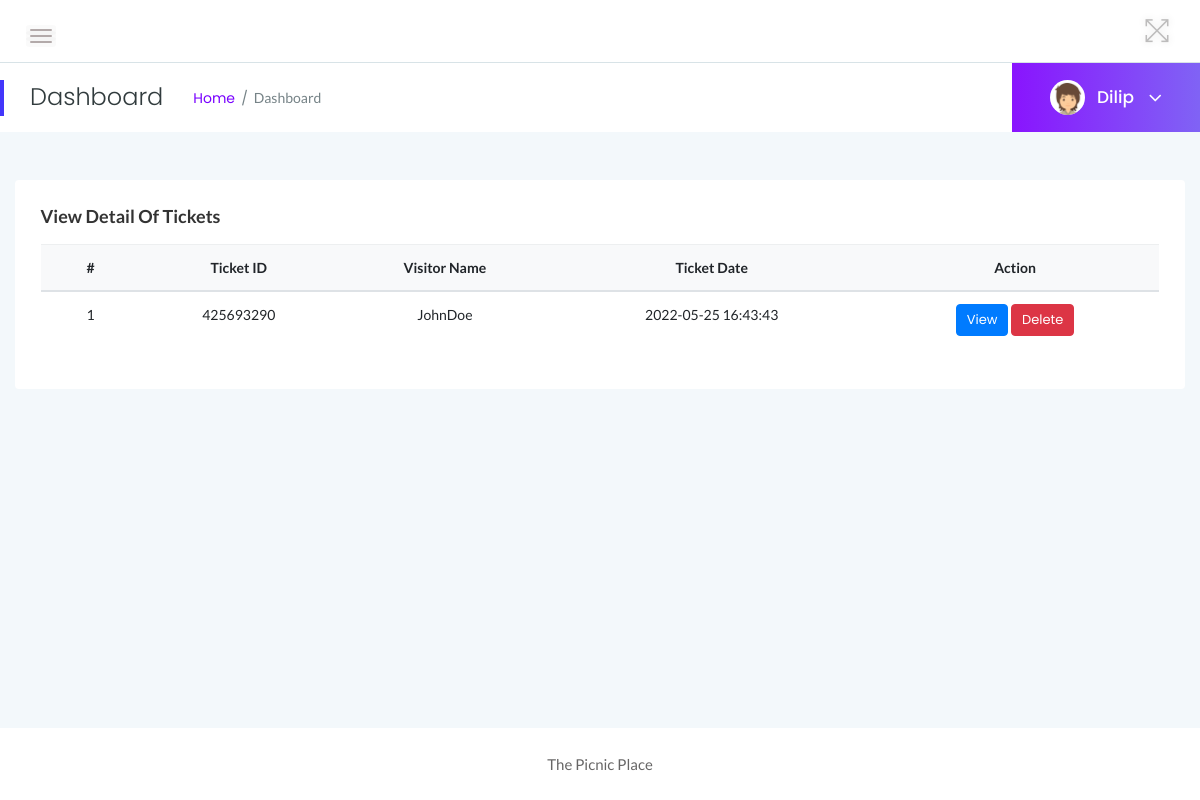
Page /admin/manage-foreigners-ticket.php (signed in) on the committed database.
### tables this page shows
CREATE TABLE `tblticforeigner` (
  `ID` int(10) NOT NULL,
  `TicketID` varchar(200) DEFAULT NULL,
  `visitorName` varchar(250) DEFAULT NULL,
  `NoAdult` int(10) DEFAULT NULL,
  `NoChildren` int(10) DEFAULT NULL,
  `AdultUnitprice` varchar(50) DEFAULT NULL,
  `ChildUnitprice` varchar(50) DEFAULT NULL,
  `PostingDate` timestamp NULL DEFAULT current_timestamp()
);

### admin/manage-foreigners-ticket.php (the view, shortened to what this page needs)
<?php
include('includes/dbconnection.php');
if (strlen($_SESSION['zmsaid']==0)) {
  header('location:logout.php');
  } else{
?>
<!doctype html>
<html class="no-js" lang="en">
<head>
    <link rel="stylesheet" href="assets/css/bootstrap.min.css">
    <link rel="stylesheet" href="assets/css/font-awesome.min.css">
    <link rel="stylesheet" href="assets/css/themify-icons.css">
    <link rel="stylesheet" href="assets/css/metisMenu.css">
    <link rel="stylesheet" href="assets/css/owl.carousel.min.css">
    <link rel="stylesheet" href="assets/css/slicknav.min.css">
    <link rel="stylesheet" href="https://www.amcharts.com/lib/3/plugins/export/export.css" type="text/css" media="all" />
    <link rel="stylesheet" type="text/css" href="https://cdn.datatables.net/1.10.19/css/jquery.dataTables.css">
    <link rel="stylesheet" type="text/css" href="https://cdn.datatables.net/1.10.18/css/dataTables.bootstrap4.min.css">
    <link rel="stylesheet" type="text/css" href="https://cdn.datatables.net/responsive/2.2.3/css/responsive.bootstrap.min.css">
    <link rel="stylesheet" type="text/css" href="https://cdn.datatables.net/responsive/2.2.3/css/responsive.jqueryui.min.css">
    <link rel="stylesheet" href="assets/css/typography.css">
    <link rel="stylesheet" href="assets/css/default-css.css">
    <link rel="stylesheet" href="assets/css/styles.css">
    <link rel="stylesheet" href="assets/css/responsive.css">
</head>
<body>
    <div class="page-container">
        <div class="main-content">
          <?php include_once('includes/header.php');?>
            <?php include_once('includes/pagetitle.php');?>
            <div class="main-content-inner">
                <div class="row">
                    <div class="col-12 mt-5">
                        <div class="card">
                            <div class="card-body">
                                <h4 class="header-title">View Detail of Tickets</h4>
                                <div class="data-tables">
                                    <table  class="table text-center">
                                        <thead class="bg-light text-capitalize">
                                            <tr>
                                                <th>#</th>
                                                <th>Ticket ID</th>
                                                <th>Visitor Name</th>
                                                <th>Ticket Date</th>
                                                <th>Action</th>
                                            </tr>
                                        </thead>
                                        <?php
$ret=mysqli_query($con,"select * from tblticforeigner order by ID desc");
$cnt=1;
while ($row=mysqli_fetch_array($ret)) {
?>
                                        <tbody>
          <tr>
            <td width="100"><?php echo $cnt;?></td>
                  <td><?php  echo $row['TicketID'];?></td>
                  <td><?php  echo $row['visitorName'];?></td>
                  <td ><?php  echo $row['PostingDate'];?></td>
                  <td><a href="view-foreigner-ticket.php?viewid=<?php echo $row['ID'];?>" class="btn btn-primary btn-xs">View</a>
                             <a href="manage-foreigners-ticket.php?id=<?php echo $row['ID']?>&del=delete" onClick="return confirm('Are you sure you want to delete?')" class="btn btn-danger btn-xs">Delete</a>
                </tr>
                <?php
$cnt=$cnt+1;
}?>
 </tbody>
                                    </table>
                                </div>
                            </div>
                        </div>
                    </div>
                </div>
            </div>
        </div>
        <?php include_once('includes/footer.php');?>
    </div>
</body>
</html>
<?php }  ?>

### admin/includes/pagetitle.php (shortened to what this page needs)
<?php
include('includes/dbconnection.php');
?>
<div class="page-title-area">
                <div class="row align-items-center">
                    <div class="col-sm-6">
                        <div class="breadcrumbs-area clearfix">
                            <h4 class="page-title pull-left">Dashboard</h4>
                            <ul class="breadcrumbs pull-left">
                                <li><a href="dashboard.php">Home</a></li>
                                <li><span>Dashboard</span></li>
                            </ul>
                        </div>
                    </div>
                    <div class="col-sm-6 clearfix">
                        <div class="user-profile pull-right">
                            <img class="avatar user-thumb" src="assets/images/author/avatar.png" alt="avatar">
                            <?php
$adid=$_SESSION['zmsaid'];
$ret=mysqli_query($con,"select AdminName from tbladmin where ID='$adid'");
$row=mysqli_fetch_array($ret);
$name=$row['AdminName'];
?>
                            <h4 class="user-name dropdown-toggle" data-toggle="dropdown"><?php echo $name; ?> <i class="fa fa-angle-down"></i></h4>
                        </div>
                    </div>
                </div>
            </div>

### admin/assets/css/styles.css (style rules this page uses)
.page-container { width: 100%; height: 100%; min-height: 100vh; padding-left: 280px; -webkit-transition: padding-left 0.3s ease 0s; transition: padding-left 0.3s ease 0s; }
.card { border: none; border-radius: 4px; background-color: #fff; -webkit-transition: all 0.3s ease 0s; transition: all 0.3s ease 0s; }
.card-body { padding: 25.6px; padding: 1.6rem; }
.main-content { width: 100%; background: #f3f8fb; }
.main-content-inner { padding: 0 30px 50px; }
.page-title-area { padding: 0 30px; background: #fff; position: relative; }
.page-title-area:before { content: ""; position: absolute; left: 0; top: 50%; width: 4px; height: 36px; background: var(--primary-color); -webkit-transform: translateY(-50%); transform: translateY(-50%); }
.page-title { font-size: 24px; font-weight: 300; color: #313b3d; letter-spacing: 0; margin-right: 30px; }
ul.breadcrumbs { margin-top: 4px; }
.breadcrumbs li { display: inline-block; }
.breadcrumbs li a, .breadcrumbs li span { display: block; font-size: 14px; font-weight: 400; color: #7801ff; letter-spacing: 0; margin-right: 16px; position: relative; }
.breadcrumbs li a:before { content: "/"; color: #768387; position: absolute; right: -13px; top: 0; }
.breadcrumbs li span { margin-right: 0; color: #768387; text-transform: capitalize; }
.user-profile { margin-right: -30px; display: -webkit-box; display: -ms-flexbox; display: flex; -webkit-box-align: center; -ms-flex-align: center; align-items: center; -ms-flex-wrap: wrap; flex-wrap: wrap; background: -webkit-linear-gradient(left, #8914fe 0%, #8063f5 100%); background: linear-gradient(to right, #8914fe 0%, #8063f5 100%); padding: 17px 38px; position: relative; }
.user-profile img.avatar { height: 35px; width: 35px; border-radius: 50%; margin-right: 12px; }
.user-name { font-size: 17px; font-weight: 500; color: #fff; letter-spacing: 0; cursor: pointer; -webkit-user-select: none; -moz-user-select: none; -ms-user-select: none; user-select: none; }
.user-name i { margin-left: 10px; font-size: 21px; vertical-align: middle; position: relative; }
.notification-area .dropdown-toggle, .user-name.dropdown-toggle { position: relative; }
.notification-area .dropdown-toggle:after, .user-name.dropdown-toggle:after { display: none; }
.header-title { font-family: "Lato", sans-serif; font-size: 18px; font-weight: 600; letter-spacing: 0; color: #333; text-transform: capitalize; margin-bottom: 17px; }
.btn { padding: 11px 17px; font-size: 13px; letter-spacing: 0; }
.btn-xs { padding: 5px 10px; }
table tr th { border-bottom: none; }
table tr th, table tr td { border-top: 1px solid rgba(120, 130, 140, 0.13) !important; }

### admin/assets/css/responsive.css (style rules this page uses)
@media (min-width: 1200px) and (max-width: 1364px) { .main-content-inner { padding: 0 15px 50px; } }
@media (min-width: 1200px) and (max-width: 1364px) { .page-container, .sbar_collapsed.page-container { padding-left: 0; } }

### rows in the picture
tblticforeigner: TicketID "425693290", visitorName "JohnDoe", PostingDate "2022-05-25 16:43:43"

### other values in the picture
$name "Dilip"
